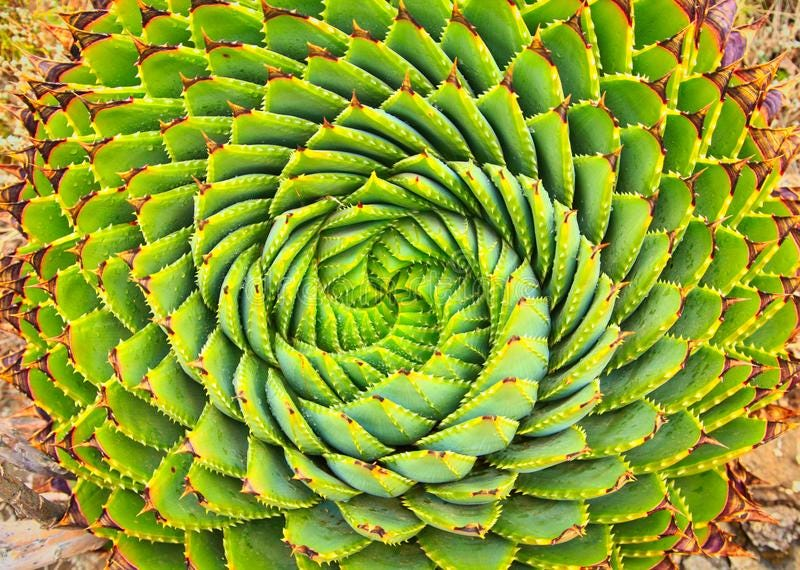
#> input picture data/raw/0_3PKt82e_fP3v-dR3.jpg, 800 x 570 px; its folder holds 3 pictures in this run
$ python prep.py
#> lines starting #> are read from the running program, lines starting #| are printed output that depends on the picture
from PIL import Image
import os
input_folder = "data/raw"
output_folder = "data/processed"
os.makedirs(output_folder, exist_ok=True)
for file in os.listdir(input_folder):
    img = Image.open(os.path.join(input_folder, file))
#> img is the input picture: PIL image 800x570 RGB; mean R, G, B 142, 159.5, 45.3
    img_resized = img.resize((256, 256))
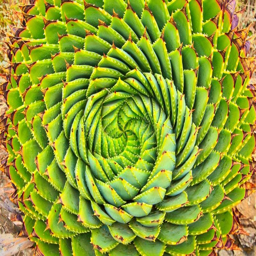
#> img_resized: PIL image 256x256 RGB; mean R, G, B 142, 159.5, 45.3
    img_resized.save(os.path.join(output_folder, file))
    print(f"Resized {file} to 256x256")
#> pass 2 of the loop `for file in os.listdir(input_folder):`:
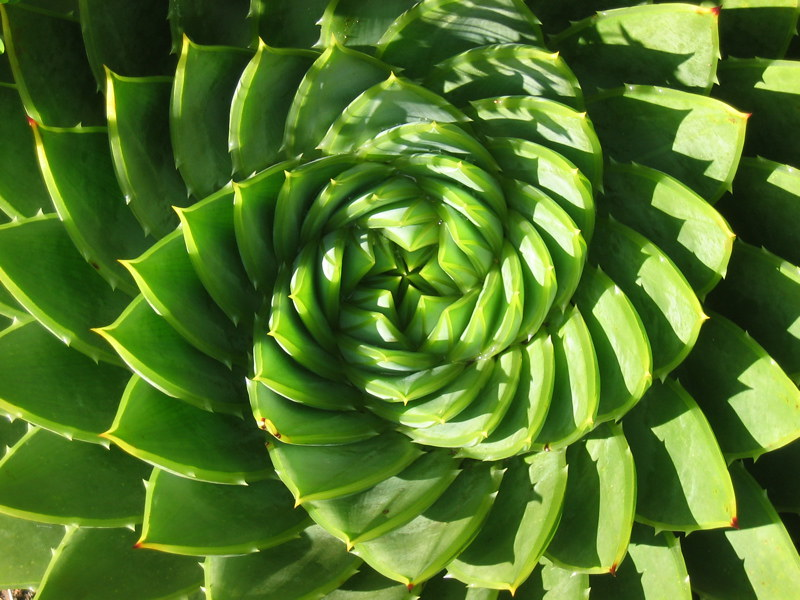
#> input picture data/raw/171811873_66d57befd7_c.jpg, 800 x 600 px
#> img is the input picture: PIL image 800x600 RGB; mean R, G, B 82.6, 118.3, 41.4
#> `img_resized = img.resize((256, 256))`:
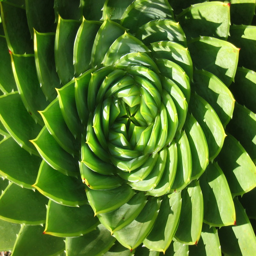
#> img_resized: PIL image 256x256 RGB; mean R, G, B 82.6, 118.3, 41.4
#> pass 3 of the loop `for file in os.listdir(input_folder):`:
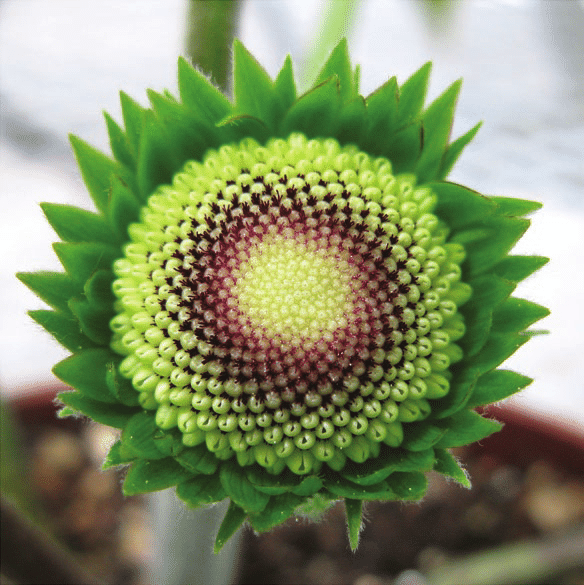
#> input picture data/raw/A-composite-inflorescence-of-Gerbera-hybrida-showing-spiral-phyllotaxis-of-emerging.png, 584 x 585 px
#> img is the input picture: PIL image 584x585 P; mean R, G, B 133.1, 145.6, 106.3
#> `img_resized = img.resize((256, 256))`:
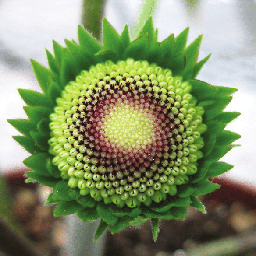
#> img_resized: PIL image 256x256 P; mean R, G, B 133.1, 145.6, 106.3
